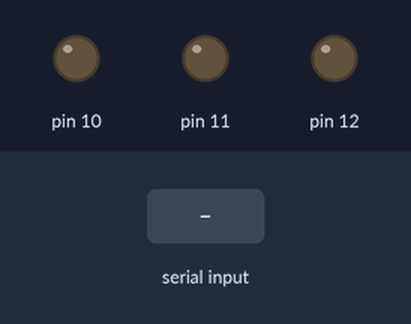
A sketch run on a simulated Arduino Uno, built with avr-gcc and run on an emulated ATmega328P. Shown: output pins drawn as LEDs (lit = HIGH). The inputs (shaded band) are chosen by the test bench.

Above: at 1.2 s.
1.3 s: "A" received over Serial
At 1.8 s:
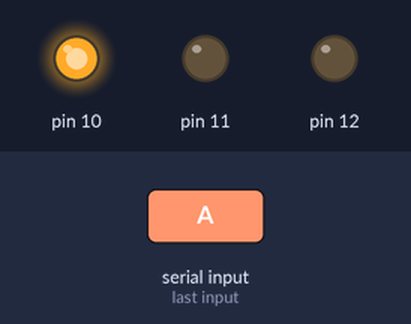
2.8 s: "B" received over Serial
At 4.0 s:
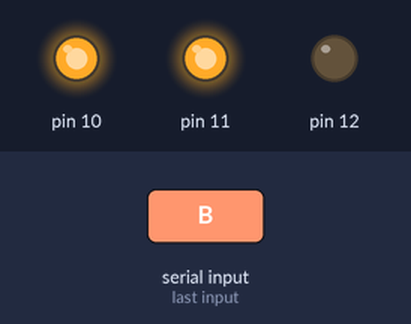
4.3 s: "a" received over Serial
At 5.3 s:
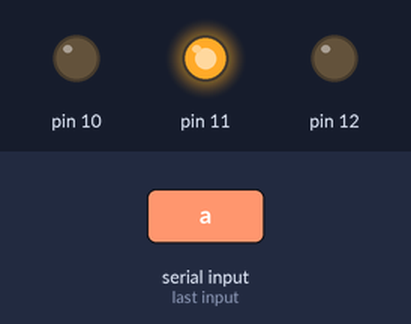
5.8 s: "C" received over Serial
At 6.5 s:
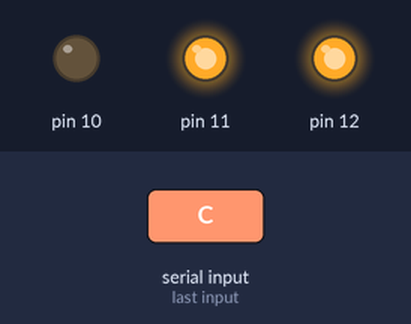
7.3 s: "b" received over Serial
At 7.6 s:
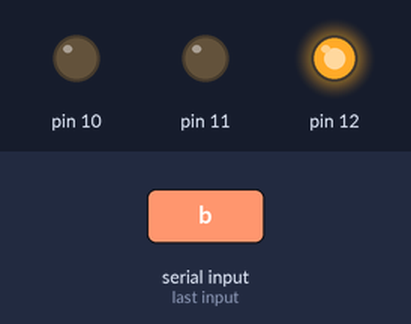
8.8 s: "c" received over Serial
At 9.9 s:
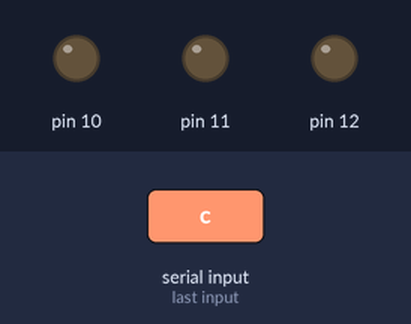
Timing chart, 0 to 11.3 s (numbered marks = the images above; inputs shaded):
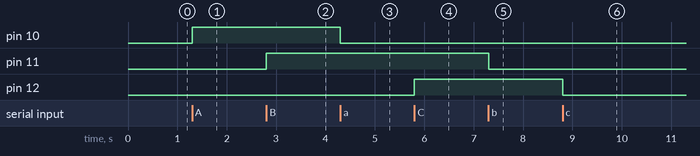

Measured:
- after the input at 1.3 s, pin 10: LOW → HIGH at once
- after the input at 2.8 s, pin 11: LOW → HIGH at once
- after the input at 4.3 s, pin 10: HIGH → LOW at once
- after the input at 5.8 s, pin 12: LOW → HIGH at once
- after the input at 7.3 s, pin 11: HIGH → LOW at once
- after the input at 8.8 s, pin 12: HIGH → LOW at once

The sketch:

arduino.ino
```cpp
/* config:
digital 12, 11, 10 - blue, green, red LED
*/

byte high_time = 50;
byte incomingByte = 0;

void setup(){
  Serial.begin(9600);
  pinMode(12, OUTPUT);
  pinMode(11, OUTPUT);
  pinMode(10, OUTPUT);
}

void send_analog(byte analogPin)
{
  int msg = analogRead(analogPin);
  if(msg < 10) {
    Serial.print("000");
    Serial.println(msg);
  }
  if(msg < 100) {
    Serial.print("00");
    Serial.println(msg);
  }
  if(msg < 1000) {
    Serial.print("0");
    Serial.println(msg);
  }
  if(msg >= 1000) {
    Serial.println(msg);
  }
}

void loop()
{
  if(Serial.available())
  {
    incomingByte = Serial.read();
    if(incomingByte == 97) // a
        digitalWrite(10, LOW);
    if(incomingByte == 65) // A
        digitalWrite(10, HIGH);
    if(incomingByte == 98) // b
        digitalWrite(11, LOW);
    if(incomingByte == 66) // B
        digitalWrite(11, HIGH);
    if(incomingByte == 99) // c
        digitalWrite(12, LOW);
    if(incomingByte == 67) // C
        digitalWrite(12, HIGH);

    if(incomingByte == 49) // 1
        send_analog(0);
    if(incomingByte == 50) // 2
        send_analog(1);
  }
}
```
